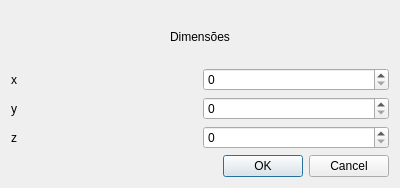
<?xml version="1.0" encoding="UTF-8"?>
<ui version="4.0">
 <class>NewSculptureDialog</class>
 <widget class="QDialog" name="NewSculptureDialog">
  <property name="geometry">
   <rect>
    <x>0</x>
    <y>0</y>
    <width>400</width>
    <height>188</height>
   </rect>
  </property>
  <property name="windowTitle">
   <string>Dialog</string>
  </property>
  <layout class="QVBoxLayout" name="verticalLayout_2">
   <item>
    <layout class="QVBoxLayout" name="verticalLayout" stretch="0,20">
     <item>
      <widget class="QLabel" name="label">
       <property name="text">
        <string>Dimensões</string>
       </property>
       <property name="alignment">
        <set>Qt::AlignCenter</set>
       </property>
      </widget>
     </item>
     <item>
      <layout class="QGridLayout" name="gridLayout">
       <item row="0" column="0">
        <widget class="QLabel" name="label_2">
         <property name="text">
          <string>x</string>
         </property>
        </widget>
       </item>
       <item row="0" column="1">
        <widget class="QSpinBox" name="xDimBox"/>
       </item>
       <item row="1" column="0">
        <widget class="QLabel" name="label_3">
         <property name="text">
          <string>y</string>
         </property>
        </widget>
       </item>
       <item row="1" column="1">
        <widget class="QSpinBox" name="yDimBox"/>
       </item>
       <item row="2" column="0">
        <widget class="QLabel" name="label_4">
         <property name="text">
          <string>z</string>
         </property>
        </widget>
       </item>
       <item row="2" column="1">
        <widget class="QSpinBox" name="zDimBox"/>
       </item>
      </layout>
     </item>
    </layout>
   </item>
   <item>
    <widget class="QDialogButtonBox" name="buttonBox">
     <property name="orientation">
      <enum>Qt::Horizontal</enum>
     </property>
     <property name="standardButtons">
      <set>QDialogButtonBox::Cancel|QDialogButtonBox::Ok</set>
     </property>
    </widget>
   </item>
  </layout>
 </widget>
 <resources/>
 <connections>
  <connection>
   <sender>buttonBox</sender>
   <signal>accepted()</signal>
   <receiver>NewSculptureDialog</receiver>
   <slot>accept()</slot>
   <hints>
    <hint type="sourcelabel">
     <x>224</x>
     <y>274</y>
    </hint>
    <hint type="destinationlabel">
     <x>157</x>
     <y>274</y>
    </hint>
   </hints>
  </connection>
  <connection>
   <sender>buttonBox</sender>
   <signal>rejected()</signal>
   <receiver>NewSculptureDialog</receiver>
   <slot>reject()</slot>
   <hints>
    <hint type="sourcelabel">
     <x>316</x>
     <y>260</y>
    </hint>
    <hint type="destinationlabel">
     <x>286</x>
     <y>274</y>
    </hint>
   </hints>
  </connection>
 </connections>
</ui>
